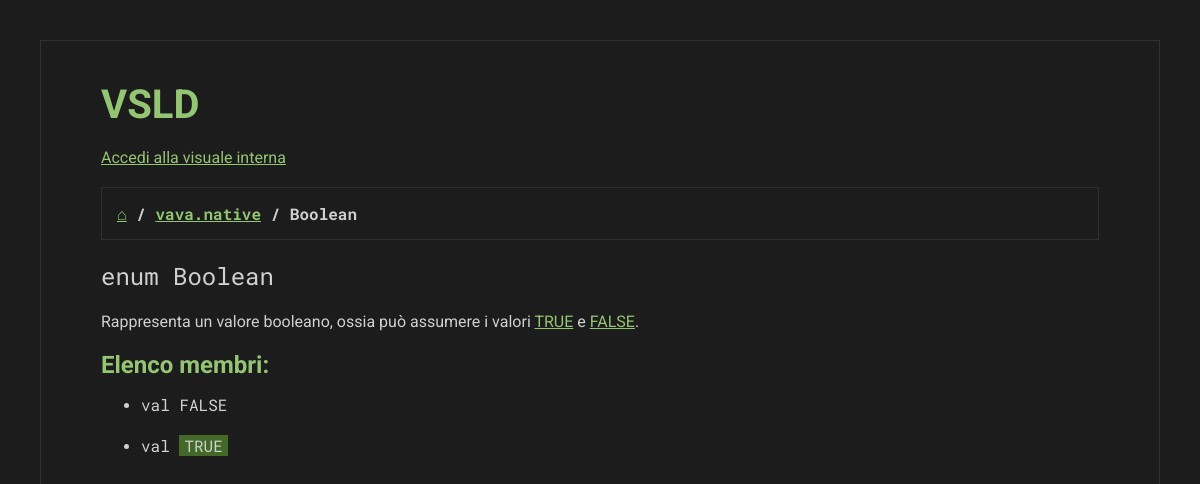
Page /Gruppo2549_Elaborato/vsld/index.php?space=vava.native&type=Boolean&member=TRUE on the committed database.
### tables this page shows
CREATE TABLE Riferimenti (
    Blocco INT,
    CONSTRAINT FOREIGN KEY (Blocco) REFERENCES Blocchi(Codice) ON DELETE CASCADE,
    Inizio INT,
    Lunghezza INT,
    PRIMARY KEY (Blocco, Inizio),
    Spazio VARCHAR(60),
    CONSTRAINT FOREIGN KEY (Spazio) REFERENCES Spazi(Nome) ON DELETE CASCADE,
    Tipo VARCHAR(60),
    CONSTRAINT FOREIGN KEY (Spazio, Tipo) REFERENCES Tipi(Spazio, Nome) ON DELETE CASCADE,
    Membro VARCHAR(60),
    CONSTRAINT FOREIGN KEY (Spazio, Tipo, Membro) REFERENCES Membri(SpazioPadre, TipoPadre, Nome) ON DELETE CASCADE,
    Parametro VARCHAR(60),
    CONSTRAINT FOREIGN KEY (Spazio, Tipo, Membro, Parametro) REFERENCES Parametri(SpazioFunzione, TipoFunzione, MembroFunzione, Nome) ON DELETE CASCADE
);

### Gruppo2549_Elaborato/vsld/index.php (the view, shortened to what this page needs)
<?php
      function nullable_query($conn, &$error, $query, $notnull, $null) {
            $str = str_repeat('s', count($notnull));
            try {
                  foreach ($null as $name => $value) {
                        if ($value === NULL) {
                              $query .= ' AND ' . $name . ' IS NULL';
                        } else {
                              $query .= ' AND ' . $name . ' = ?';
                              $str .= 's';
                              $notnull[] = $value;
                        }
                  }
                  $stmt = $conn->prepare($query);
                  $stmt->bind_param($str, ...$notnull);
                  $stmt->execute();
                  return $stmt->get_result();
            } catch (Exception $e) {
                  $error = 'connection';
            }
      }
      function myhtml($str) {
            return str_replace("\n", '<br>', htmlentities($str));
      }
      function display($conn, &$error, $do_section, $limit, $space, $type = NULL, $member = NULL, $parameter = NULL) {
            try {
                  $result = nullable_query($conn, $error, 'SELECT Codice, Testo FROM Blocchi WHERE Spazio = ?',
                        [$space], ['Tipo' => $type, 'Membro' => $member, 'Parametro' => $parameter]);
                  if ($result->num_rows > 0) {
                        if ($do_section) {
                              echo '<section>';
                        }
                        $row = $result->fetch_assoc();
                        $id = $row['Codice'];
                        if ($limit === NULL) {
                              $text = str_replace("\r\n", "\n", $row['Testo']);
                        } else {
                              $text = str_replace("\r\n", " ", $row['Testo']);
                              if (mb_strlen($text) > $limit) {
                                    $text = mb_substr($text, 0, $limit - 3) . '...';
                              }
                        }
                        $stmt = $conn->prepare('SELECT Inizio, Lunghezza, Spazio, Tipo, Membro, Parametro FROM Riferimenti WHERE Blocco = ?');
                        $stmt->bind_param('s', $id);
                        $stmt->execute();
                        $result = $stmt->get_result();
                        $cursor = 0;
                        while ($row = $result->fetch_assoc()) {
                              echo myhtml(mb_substr($text, $cursor, $row['Inizio'] - $cursor));
                              $url = './index.php?space=' . urlencode($row['Spazio']) .
                                    ($row['Tipo'] === null ? '' : '&type=' . urlencode($row['Tipo'])) .
                                    ($row['Membro'] === null ? '' : '&member=' . urlencode($row['Membro'])) .
                                    ($row['Parametro'] === null ? '' : '&parameter=' . urlencode($row['Parametro']));
                              echo '<a href="' . $url . '">';
                              echo myhtml(mb_substr($text, $row['Inizio'], $row['Lunghezza']));
                              echo '</a>';
                              $cursor = $row['Inizio'] + $row['Lunghezza'];
                        }
                        echo myhtml(mb_substr($text, $cursor));
                        if ($do_section) {
                              echo '</section>';
                        }
                  }
            } catch (Exception $e) {
                  $error = 'connection';
            }
      }
?>
<!DOCTYPE html>
<html lang="it" dir="ltr">
      <head>
            <link rel="stylesheet" href="./style.css">
      </head>
      <body>
            <section>
                  <h1>VSLD</h1>
            </section>
            <section>
                  <a href="./internal.php">Accedi alla visuale interna</a>
            </section>
            <?php
                  $error = NULL;
                  try {
                        $conn = mysqli_connect('localhost', 'root', '', 'VSLD');
                  } catch (Exception $e) {
                        $error = 'connection';
                  }
                  if (isset($_GET['space'])) {
                        $space = $_GET['space'];
                        if (isset($_GET['type'])) {
                              $type = $_GET['type'];
                              $type_details = NULL;
                              try {
                                    $stmt = $conn->prepare('SELECT Categoria FROM Tipi WHERE Spazio = ? AND Nome = ? AND Pubblico = TRUE');
                                    $stmt->bind_param('ss', $space, $type);
                                    $stmt->execute();
                                    $result = $stmt->get_result();
                                    if ($result->num_rows == 1) {
                                          $type_details = $result->fetch_assoc();
                                    }
                              } catch (Exception $e) {
                                    $error = 'connection';
                              }
                              echo '<section><div><h3 class=code><a href="./index.php">&#8962;</a>&nbsp;/&nbsp;<a href="./index.php?space=' . urlencode($space) . '">' . htmlentities($space) . '</a>&nbsp;/&nbsp;' . htmlentities($type) . '</h3></div></section>';
                              if ($type_details !== NULL) {
                                    $display = array('Interfaccia' => 'intf', 'Enumerazione' => 'enum');
                                    echo '<section><span class=code style="font-size: 24px;"> ' .
                                          $display[$type_details['Categoria']] . ' ' . htmlentities($type) . '</span></section>';
                                    display($conn, $error, TRUE, NULL, $space, $type);
                                    echo '<section><h2>Elenco membri:</h2><ul>';
                                    try {
                                          $stmt = $conn->prepare('SELECT Nome, Categoria, Tipo, Spazio FROM Membri WHERE SpazioPadre = ? AND TipoPadre = ? AND Pubblico = TRUE');
                                          $stmt->bind_param('ss', $space, $type);
                                          $stmt->execute();
                                          $result = $stmt->get_result();
                                          if ($result->num_rows > 0) {
                                                $display = array('Metodo' => 'method', 'MetodoAstratto' => 'abstract method', 'MetodoStatico' => 'static method', 'Costante' => 'const', 'Valore' => 'val');
                                                while ($row = $result->fetch_assoc()) {
                                                      $params = '';
                                                      echo '<li><section><span class=code>' . $display[$row['Categoria']] . ' ';
                                                      if (isset($_GET['member']) && $_GET['member'] == $row['Nome'] && !isset($_GET['parameter'])) {
                                                            echo '<span id=focus>' . htmlentities($row['Nome']) . '</span>' . $params . '</span></b>&emsp;';
                                                      } else {
                                                            echo htmlentities($row['Nome']) . $params . '</span></section></li>';
                                                      }
                                                      display($conn, $error, TRUE, NULL, $space, $type, $row['Nome']);
                                                }
                                          } else {
                                                echo 'Questo tipo non ha membri.';
                                          }
                                    } catch (Exception $e) {
                                          $error = 'connection';
                                    }
                                    echo '</ul></section>';
                              } else {
                                    echo 'Elemento non trovato.';
                              }
                        }
                  }
            ?>
      </body>
</html>

### Gruppo2549_Elaborato/vsld/style.css (style rules this page uses)
* { box-sizing: border-box; padding: 0; margin: 0; color: inherit; font-family: inherit; font-weight: inherit; font-size: inherit; border: none; }
html { color: #D0D0D0; font-family: 'Roboto', sans-serif; font-weight: 400; font-size: 16px; background-color: #1C1C1C; padding: 40px; }
body { max-width: 1200px; margin: 0 auto; padding: 60px; overflow-y: scroll; }
body, div, table, hr { border: 1px solid #303030; }
div { padding: 15px; }
ul, ol { padding-left: 40px; padding-top: 5px; }
.code, .boxed { font-family: 'Roboto Mono'; }
section { margin-bottom: 20px; }
h1, h2, h3, th, b { font-weight: 700; }
h1 { color: #93C572; font-size: 40px; margin: -20px 0 10px 0; }
h2 { color: #93C572; font-size: 24px; margin-bottom: 10px; }
a { color: #93C572; }
#focus { padding: 0 5px; background-color: #436929; }

### rows in the picture
riferimenti: str "Rappresenta un valore booleano, ossia può assumere i valori TRUE"
riferimenti: str "e FALSE"

### other values in the picture
$space "vava.native"
$type "Boolean"
$display[$type_details['Categoria']] "enum"
str_replace("\n", '<br>', htmlentities($str)) "."
$display[$row['Categoria']] "val"
$row['Nome'] "FALSE"
$row['Nome'] "TRUE"
